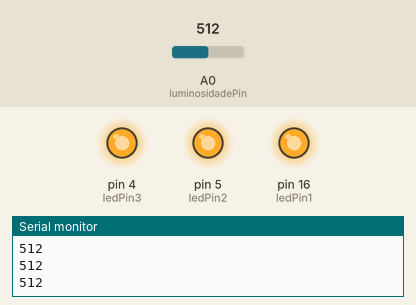
Simulated run of this sketch. Board: Arduino Uno, built with avr-gcc and run on an emulated ATmega328P. On the bench: output pins drawn as LEDs (lit = HIGH), the last lines printed to the serial monitor. The inputs (shaded band) are chosen by the test bench; at power-on: A0 (luminosidadePin) = 512.

Above: at 1.2 s.
1.3 s: A0 (luminosidadePin) set to 991
2.8 s: A0 (luminosidadePin) set to 1012
At 3.6 s:
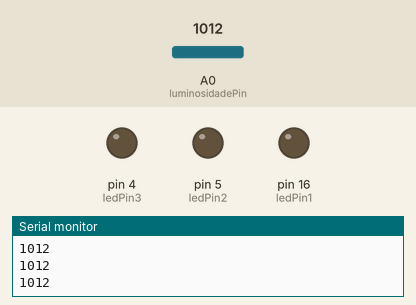
4.3 s: A0 (luminosidadePin) set to 990
At 4.7 s:
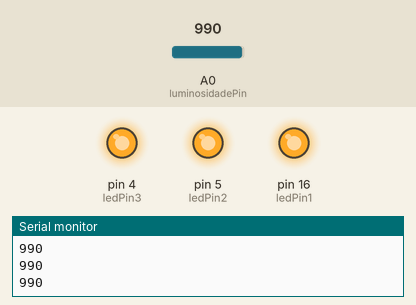
5.8 s: A0 (luminosidadePin) set to 1010
At 7.2 s:
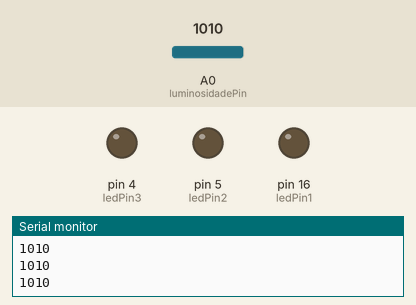
Timing chart, 0 to 8.3 s (numbered marks = the images above; inputs shaded):
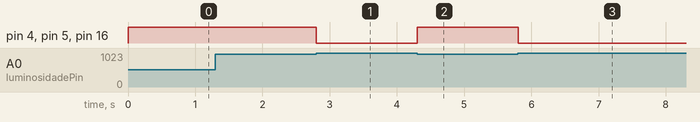

Measured:
- the behaviour switches between 999 and 1000 on A0 (luminosidadePin) (found by bisection; images 0 and 1)
- after the input at 2.8 s, pin 4 (ledPin3), pin 5 (ledPin2), pin 16 (ledPin1): HIGH → LOW at once
- after the input at 4.3 s, pin 4 (ledPin3), pin 5 (ledPin2), pin 16 (ledPin1): LOW → HIGH at once
- after the input at 5.8 s, pin 4 (ledPin3), pin 5 (ledPin2), pin 16 (ledPin1): HIGH → LOW at once

The sketch:

poste_inteligente.ino
```cpp
const int luminosidadePin = 0;
const int ledPin1 = 16;
const int ledPin2 = 5;
const int ledPin3 = 4;

int luminosidade = 0;

void setup() {
  pinMode(luminosidadePin, INPUT);
  Serial.begin(9600);
  pinMode(ledPin1, OUTPUT);
  pinMode(ledPin2, OUTPUT);
  pinMode(ledPin3, OUTPUT);
}

void loop() {
  luminosidade = analogRead(luminosidadePin);
  Serial.println(luminosidade);
  if (luminosidade < 1000) {
    digitalWrite(ledPin1, HIGH);
    digitalWrite(ledPin2, HIGH);
    digitalWrite(ledPin3, HIGH);
  } else {
    digitalWrite(ledPin1, LOW);
    digitalWrite(ledPin2, LOW);
    digitalWrite(ledPin3, LOW);
  }
  delay(10);
}
```
